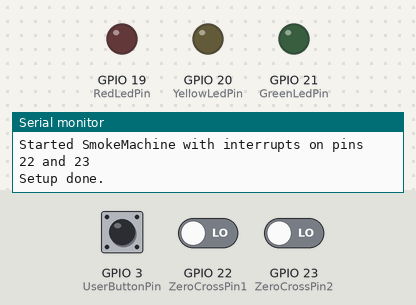
A sketch run on a simulated ESP32. On the bench: output pins drawn as LEDs (lit = HIGH), the last lines printed to the serial monitor. Inputs (shaded band) come from the test bench; at power-on: GPIO 22 (ZeroCrossPin1) LOW, GPIO 3 (UserButtonPin) HIGH, GPIO 23 (ZeroCrossPin2) LOW.

Above: at 1.2 s.
1.3 s: GPIO 22 (ZeroCrossPin1) driven HIGH
At 1.9 s:
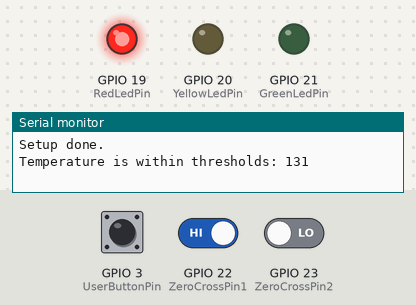
Timing chart, 0 to 4.3 s (numbered marks = the images above; inputs shaded):
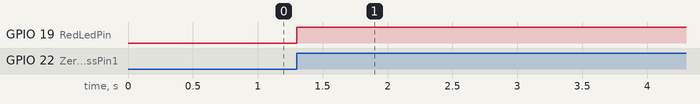

Measured:
- after the input at 1.3 s, GPIO 19 (RedLedPin): LOW → HIGH at once

The sketch:

protect_550_controller.ino
```cpp
/*
 * This example demonstrates usage of interrupt by detecting a button press.
 *
 * Setup: Connect first button between pin defined in BUTTON1 and GND
 *        Similarly connect second button between pin defined in BUTTON2 and GND.
 *        If you do not have a button simply connect a wire to those buttons
 *        - touching GND pin with other end of the wire will behave same as pressing the connected button.
 *        Wen using the bare wire be careful not to touch any other pin by accident.
 *
 * Note: There is no de-bounce implemented and the physical connection will normally
 *       trigger many more button presses than actually happened.
 *       This is completely normal and is not to be considered a fault.
 */

#include <Arduino.h>
#include <FunctionalInterrupt.h>
#include "esp_system.h"

#define UserButtonPin 3
#define VolumeCtrlPin 5
#define TemperatureSensePin 6
#define ZeroCrossPin1 22
#define ZeroCrossPin2 23
#define GreenLedPin 21
#define YellowLedPin 20
#define RedLedPin 19

hw_timer_t *timer = NULL;
volatile bool pump_start_flag = false;
volatile bool pump_stop_flag = false;
volatile bool main_isr_flag = false;

// Global ISR handlers
void IRAM_ATTR pump_start_isr()
{
  pump_start_flag = true;
}

void IRAM_ATTR rising_isr_handler()
{
  main_isr_flag = true;
}

void IRAM_ATTR falling_isr_handler()
{
  pump_stop_flag = true;
}

class SmokeMachine
{
public:
  SmokeMachine(uint8_t risingPin, uint8_t fallingPin)
  : mRisingPin(risingPin)
  , mFallingpin(fallingPin)
  {
    pinMode(mRisingPin, INPUT_PULLDOWN);
    pinMode(mFallingpin, INPUT_PULLDOWN);
  };

  void begin()
  {
    attachInterrupt(mRisingPin, rising_isr_handler, RISING);
    attachInterrupt(mFallingpin, falling_isr_handler, FALLING);
    Serial.printf("Started SmokeMachine with interrupts on pins %d and %d\n", mRisingPin, mFallingpin);
  }

  ~SmokeMachine()
  {
    detachInterrupt(mRisingPin);
    detachInterrupt(mFallingpin);
  }

  bool check_temperature(bool currently_ready = false)
  {
    // Read temperature from sensor
    mMeasuredTemp = analogReadMilliVolts(TemperatureSensePin) * mMillivoltToCelcius;

    // Check if temperature is above threshold and machine is not ready
    // Then set it to ready
    if ((mMeasuredTemp > mHeatThreshold) && !currently_ready)
    {
      Serial.printf("Temperature is above threshold: %u\n", mMeasuredTemp);
      return true;
    }
    else if ((mMeasuredTemp < mPumpThreshold) && currently_ready)
    {
      Serial.printf("Temperature is below threshold: %u\n", mMeasuredTemp);
      return false;
    }
    else
    {
      Serial.printf("Temperature is within thresholds: %u\n", mMeasuredTemp);
      return currently_ready;
    }
  }

  void start_heater()
  {
    digitalWrite(RedLedPin, HIGH);
  }

  void stop_heater()
  {
    digitalWrite(RedLedPin, LOW);
  }

  int get_pump_delay()
  {
    int delayValue = 0;
    uint16_t measuredVolume = analogRead(VolumeCtrlPin);
    // Serial.println(mMeasuredVolume);

    // Map the potentiometer value to one of 4 values.
    // The +1 is to get 4 equal areas for the 0-3665 range.
    delayValue = map(measuredVolume, 0, mPotMax + 1, 0, 4);

    // set delay between 500 and 2000 milliseconds
    delayValue = (delayValue+1)*2;

    // Serial.printf("delay: %u\n", delayValue);
    return delayValue;
  }

  // Make all shared variables volatile
  volatile bool mReadyState = false;
  volatile uint16_t mMeasuredTemp = 0;
  const uint16_t mHeatThreshold = 270; // 270 degrees Celsius

private:
  const uint8_t mRisingPin;
  const uint8_t mFallingpin;
  uint16_t mPumpThreshold = 200; // 200 degrees Celsius
  uint16_t mPotMax = 3665; // Value corresponding to max volume setting on potmeter

  const double mHeatThermoGain = 231; // 10K and 220K = 221 ;)
  const uint16_t mRefTemp = 270;  // 270 degrees Celsius measured as ref
  const double mRefTempVoltage = 14.7; // 14.7 mV @ mHeatThreshold
  const double mMillivoltToCelcius = mRefTemp / ( mRefTempVoltage * mHeatThermoGain); //
};

// Global instance
SmokeMachine machine(ZeroCrossPin1, ZeroCrossPin2);

void setup()
{
  Serial.begin(115200);
  pinMode(RedLedPin, OUTPUT);
  pinMode(YellowLedPin, OUTPUT);
  pinMode(GreenLedPin, OUTPUT);

  pinMode(UserButtonPin, INPUT_PULLUP);

  analogSetAttenuation(ADC_11db);

  machine.begin();

  timer = timerBegin(1000);
  timerAttachInterrupt(timer, &pump_start_isr);

  Serial.println("Setup done.");
}

void loop()
{
  // Handle pump start event (from timer ISR)
  if (pump_start_flag) {
    digitalWrite(GreenLedPin, HIGH);
    pump_start_flag = false;
  }
  // Handle pump stop event (from falling edge ISR)
  if (pump_stop_flag) {
    digitalWrite(GreenLedPin, LOW);
    pump_stop_flag = false;
  }

  // Handle main logic from main_isr (rising edge ISR)
  if (main_isr_flag) {
    // All heavy work is done here, not in ISR!
    machine.mReadyState = machine.check_temperature(machine.mReadyState);
    digitalWrite(YellowLedPin, machine.mReadyState ? HIGH : LOW);

    // turn off heater if temp is above threshold
    if (machine.mMeasuredTemp > machine.mHeatThreshold)
    {
      machine.stop_heater();
    }
    else
    {
      machine.start_heater();
    }

    if (digitalRead(UserButtonPin) == LOW)
    {
      Serial.println("User pressing button.");

      if (machine.mReadyState == true)
      {
        Serial.println("Starting the pump.");
        int pump_delay = machine.get_pump_delay();
        // start timer based ISR to turn on the pump later
        timerRestart(timer);
        timerAlarm(timer, pump_delay, false, 0);
      }
    }
    main_isr_flag = false;
  }
}
```
